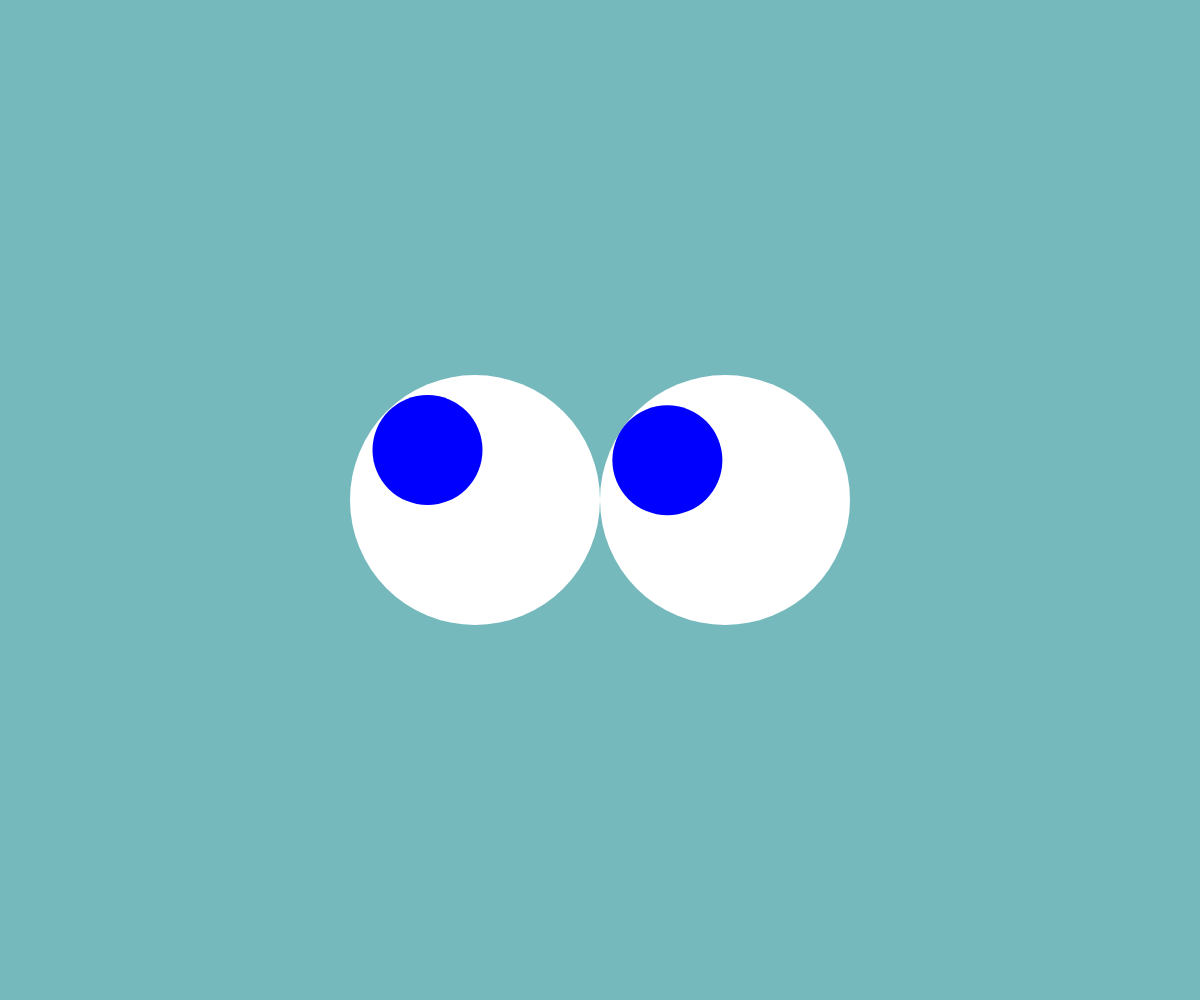
Frame 1 (no input)
Frame 60 (no input): identical to frame 1, image omitted
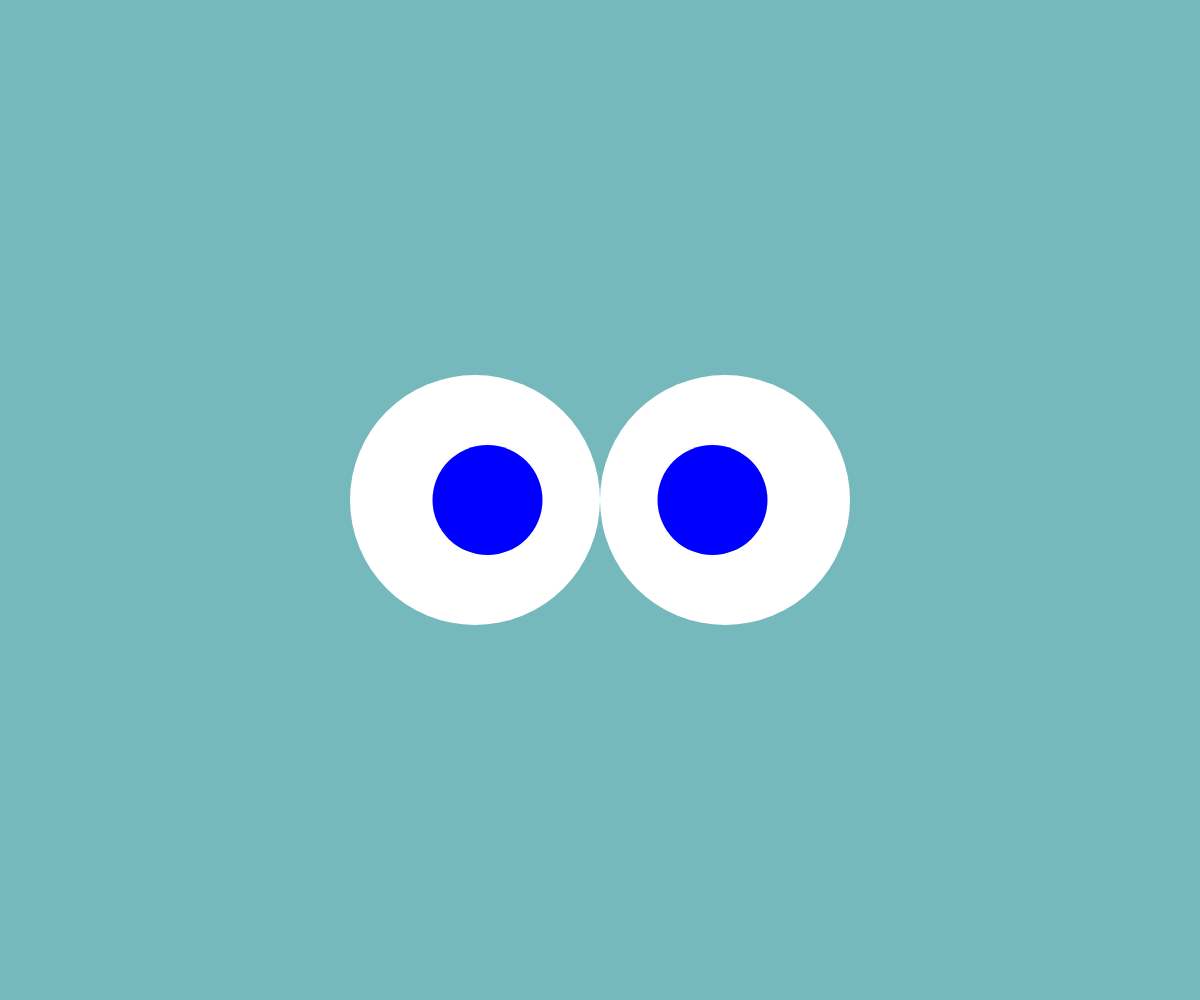
Frame 120 (the mouse pressed at the canvas centre since frame 60)

The p5.js sketch that drew these frames (run headless with seeded random() and noise() and a simulated clock; from frame 60 on, the mouse is pressed at the canvas centre):

// p5.js sketch
// ── sketch.js
//let eyes = [
    //{
        //x:600,
        //y:400,
        //r:125
    //},  
    //{
        //x:860,
        //y:400,
        //r:125
    //}    
//]
let eyeCenters = [];
let pupilPositions = [];
let lids = [];
let eyeRadius = 125;
let pupilRadius = 55;
let isBlinking = false;


setInterval(blink, 3000)

function blink(){
    isBlinking = true;
    console.log(isBlinking);
    setTimeout(function() {
        isBlinking = false;
        console.log(isBlinking);
    }, 500)
}


function setup(){
    createCanvas (windowWidth, windowHeight);
    background (117,185,189);
    noStroke();

    eyeCenters.push(createVector(width / 2 - eyeRadius, height / 2));
    eyeCenters.push(createVector( width / 2 + eyeRadius, height / 2));
    pupilPositions.push(createVector(width / 2 - eyeRadius, height / 2));
    pupilPositions.push(createVector(width / 2 + eyeRadius, height / 2));
    
       
    for (let center of eyeCenters) {
        let upperLid = {
            x: center.x - eyeRadius,
            y: height/2 - 2*eyeRadius,
            openY: height/2 - 2 * eyeRadius,
            closedY: height/2 - eyeRadius
        }
        let lowerLid = {
            x: center.x - eyeRadius,
            y: height/2 + eyeRadius,
            openY: height/2 + eyeRadius,
            closedY: height/2
        }
        lids.push(upperLid, lowerLid)
      }



    
    
}

function draw(){
    background (117,185,189);
    //for (let eye of eyes){
       // fill("white");
       // circle(eye.x,eye.y,eye.r * 2)
       // fill("blue");
       // circle(eye.x,eye.y,eye.r * .75)
    //}

    //fill(117,185,189);
    //rectangle(50,30,10);

    for (let i = 0; i < eyeCenters.length; i++) {
        let target = createVector(mouseX, mouseY);
        let center = eyeCenters[i];
        let dir = p5.Vector.sub(target, center);
        
        dir.mult(.1)

        if (dir.mag() > eyeRadius - pupilRadius) {
          dir.setMag(eyeRadius - pupilRadius);
        }
        
        pupilPositions[i] = p5.Vector.add(center, dir);
        

    

        
        // Draw large circle
        fill("white");
        noStroke();
        ellipse(center.x, center.y, eyeRadius * 2);
    
        // Draw small circle
        fill("blue");
        noStroke();
        ellipse(pupilPositions[i].x, pupilPositions[i].y, pupilRadius * 2);

        
  }






    fill(117,185,189);
    for(let lid of lids){
        if (isBlinking ){
            lid.y = lid.y + (lid.closedY -lid.y)* .3;
        } else{
            lid.y = lid.y + (lid.openY - lid.y) * .3;
        }
        rect(lid.x, lid.y, eyeRadius * 2, eyeRadius);
    }
    // //let y;
    // if (isBlinking ){
    //     y = height/ 2;
    // } else{
    //     y = height/ 2 + eyeRadius;
    // }
    //rect(width/ 2 - eyeRadius * 2, y, eyeRadius * 2, eyeRadius);
    //rect(width/ 2, height/ 2, eyeRadius * 2, eyeRadius);


    
    //fill("white");
    //circle(600,400,250)//left eye
    //circle(860,400,250)//right eye
    

    

    //let distance = dist(mouseX, mouseY, 600, 400);


   // circle(x,mouseY,100)




    //circle(mouseX,mouseY,100)
    
    
}
